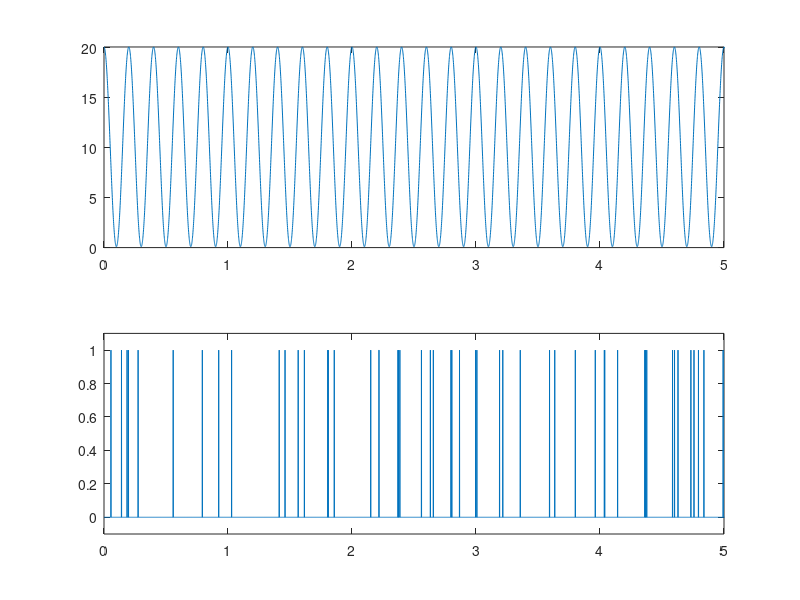

Here is the MATLAB script that generated this plot:
clear       % good to start by clearing out all old values
dt=0.001    % dt is the time step
t=0:dt:100;  % t is a vector of numbers from 0 to 100 in steps of dt
rate=10.1+10*cos(10*pi*t);   % rates oscillate in time
spikes=zeros(size(t));
for i=1:length(t)   % beginning of a loop that starts with i=1 and steps i up by 1 until it i=length(t)
    if rand < rate(i)*dt
        spikes(i) = 1;
    end
end             % this end marks the end of the for loop, so go back to line 7 and increase i unless i=length(t) already
subplot(2,1,1); % plot a figure with 2 rows and one column of graphs: start at position 1.
plot(t,rate);      % plot rate against t
axis([0 5 0 max(rate)])
subplot(2,1,2); % go to graph in the second position of the 2x1 set of graphs
plot(t,spikes);      % plot spikes against t
axis([0 5 -0.1 1.1])
